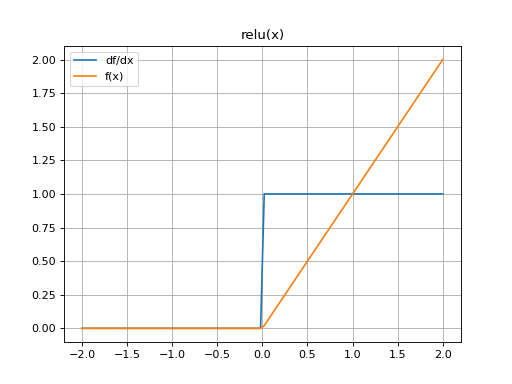

Source code (Python):
import mygrad as mg
from mygrad.nnet.activations import relu
import matplotlib.pyplot as plt
x = mg.linspace(-2, 2, 100)
y = relu(x)
plt.title("relu(x)")
y.backward()
plt.plot(x, x.grad, label="df/dx")
plt.plot(x, y, label="f(x)")
plt.legend()
plt.grid()
plt.show()
